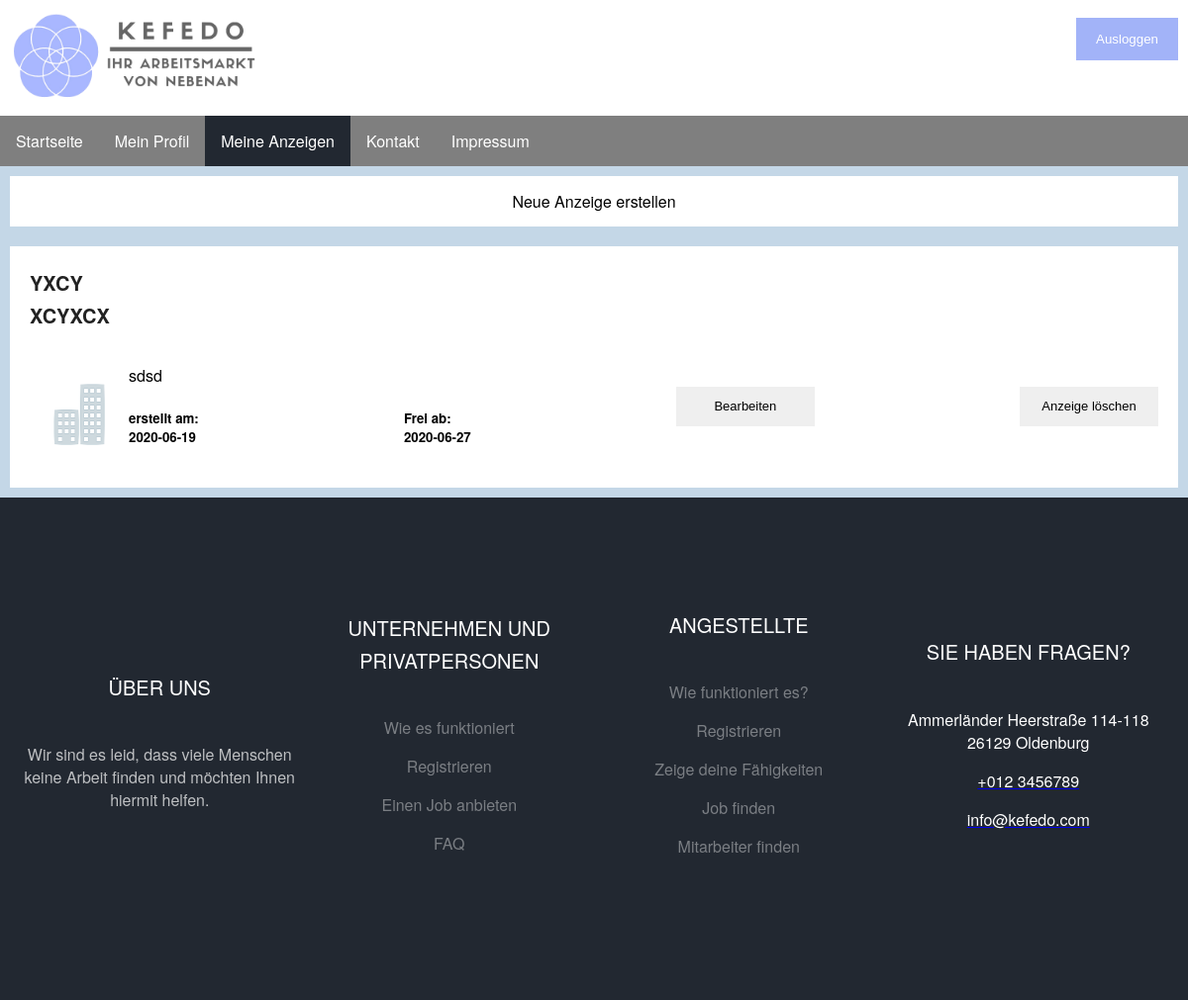
Before: /website_root/messages.php (signed in) with the older database file.
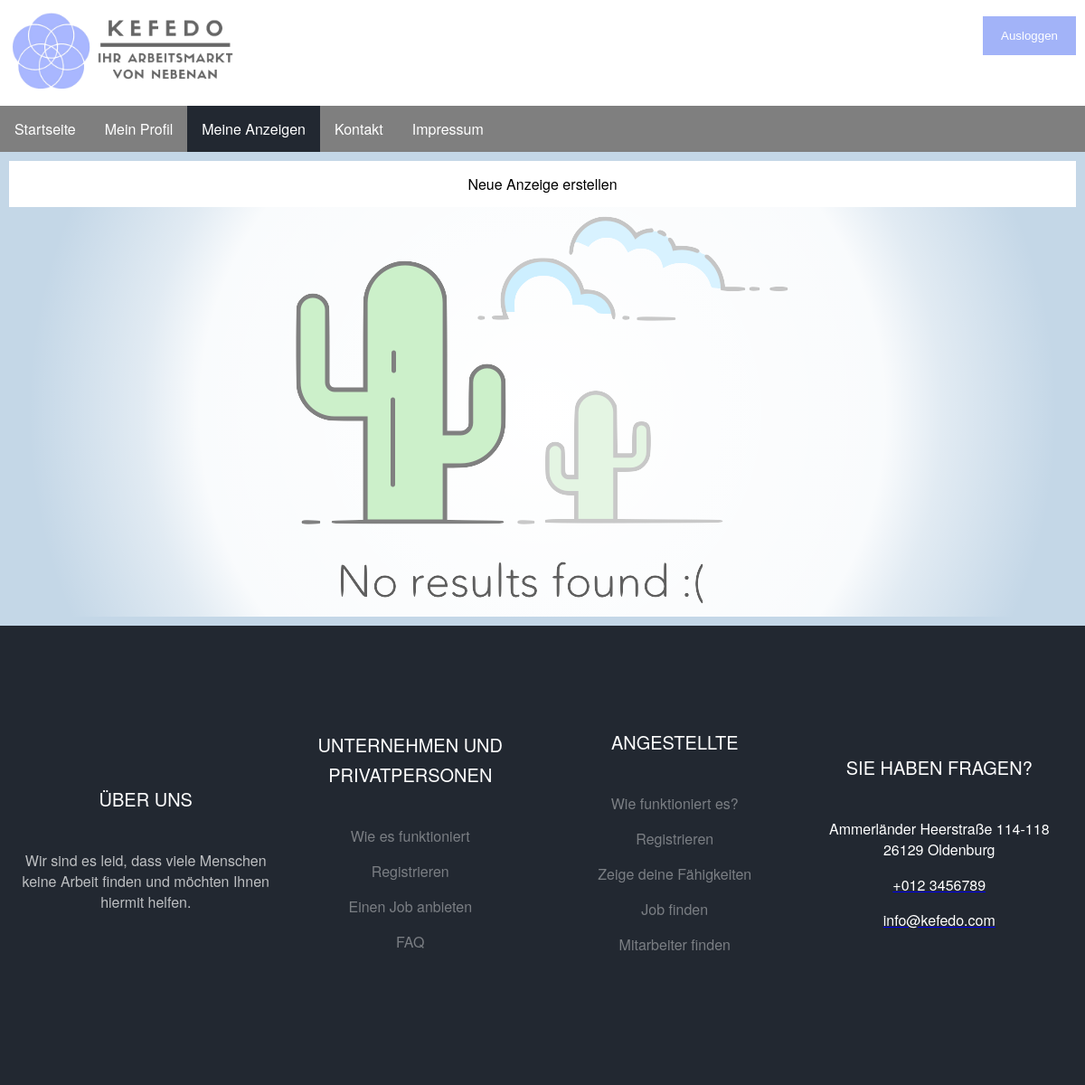
After: the same page with the newer database file.
### tables this page shows
CREATE TABLE "offers"
(
	id INTEGER not null
		primary key autoincrement,
	title VARCHAR(50) not null,
	subtitle VARCHAR(50) not null,
	companyName VARCHAR(50) default NULL,
	description VARCHAR(2000) default NULL,
	address INTEGER not null
		references address,
	created DATE default CURRENT_TIMESTAMP not null,
	free DATE default NULL,
	offerType INTEGER(1) not null,
	duration INTEGER(1) default NULL,
	workModel INTEGER(1) default NULL,
	creator INTEGER not null
		references user
);

### website_root/php/offer/Offer.php (called while the page is built, shortened)
<?php
class Offer
{
    private $title;
    private $subTitle;
    private $description;
    private $created;
    private $free;
    public function getTitle()
    {
        return $this->title;
    }
    public function setTitle($title): void
    {
        $this->title = $title;
    }
    public function getSubTitle()
    {
        return $this->subTitle;
    }
    public function setSubTitle($subTitle): void
    {
        $this->subTitle = $subTitle;
    }
    public function getDescription()
    {
        return $this->description;
    }
    public function setDescription($description): void
    {
        $this->description = $description;
    }
    public function getCreated()
    {
        return $this->created;
    }
    public function setCreated($created): void
    {
        $this->created = $created;
    }
    public function getFree()
    {
        return $this->free;
    }
    public function setFree($free): void
    {
        $this->free = $free;
    }
}

### website_root/php/database/SqliteDatabase.php (called while the page is built, shortened)
<?php
class SqliteDatabase implements Database
{
    private $conn;
    public function connect(): ?bool
    {
        if (file_exists('../DB.sqlite3')) {
            $this->conn = new PDO('sqlite:../DB.sqlite3') or die("Cannot open the Database");
        } else {
            $this->conn = new PDO('sqlite:../DB.sqlite3') or die("Cannot open the Database");
            return $this->create();
        }
        return true;
    }
    public function execute($command, $values)
    {
        if ($this->conn !== null && is_array($values) && is_string($command)) {
            try {
                $stm = $this->conn->prepare($command);
                for ($i = 1, $iMax = count($values); $i <= $iMax; $i++) {
                    $stm->bindParam($i, $values[$i - 1]);
                }
                $stm->execute();
                return $stm->fetchAll();
            } catch (PDOException $e) {
                print $e;
                return false;
            }
        } else {
            return false;
        }
    }
}

### website_root/php/offer/OfferDAOImpl.php (called while the page is built, shortened)
<?php
class OfferDAOImpl implements OfferDAO
{
    private $database;
    public function __construct()
    {
        $databaseController = new DatabaseController();
        $this->database = $databaseController::getDatabase();
        try {
            $this->database->connect();
        } catch (Exception $e) {
            echo $e;
        }
    }
    public function getOwnOffers($user)
    {
        $command = "SELECT * FROM offers, address WHERE offers.address = address.id AND creator=?";
        $values = [$user->getId()];
        return OfferHelper::getOffersFromSQLResult($this->database->execute($command, $values));
    }
}

### website_root/php/database/DatabaseController.php (called while the page is built, shortened)
<?php
class DatabaseController
{
    private static $database;
    public function __construct()
    {
        self::$database = new SqliteDatabase();
    }
    public static function getDatabase(): SqliteDatabase
    {
        return self::$database;
    }
}

### website_root/php/user/UserDAOImpl.php (called while the page is built, shortened)
<?php
class UserDAOImpl implements UserDAO
{
    private $database;
    public function __construct()
    {
        $databaseController = new DatabaseController();
        $this->database = $databaseController::getDatabase();
        try {
            $this->database->connect();
        } catch (Exception $e) {
            print $e->getMessage();
        }
    }
    public function findUserByMail($email)
    {
        $command = "select * from user where email=?";
        return UserHelper::getUsersFromSQLResult($this->database->execute($command, [$email]));
    }
}

### website_root/messages.php (the view, shortened to what this page needs)
<?php
include "header.php";
include_once 'php/classes.php';
$email = $_COOKIE['email'] ?? null;
$eingelogt = $_COOKIE['loggedin'];
if ($eingelogt != "true") {
    ?>
    <script language="javascript" type="text/javascript"> document.location = "index.php"; </script><?php
} else {
    if ($email !== null) {
        $user = new UserDAOImpl();
        $user = $user->findUserByMail($email);
        if ($user !== null) {
            $OfferDAOImpl = new OfferDAOImpl();
            $result = $OfferDAOImpl->getOwnOffers($user);
        } else {
            $result = null;
        }
    }
}
?>
<div class="header">
    <nav>
        <ul class="navi">
            <li class="navibutton"><a href="index.php" class="naviobjekt"> Startseite</a></li>
            <li class="navibutton">
                <a href="profil.php" class="naviobjekt"> Mein Profil</a>
            </li>
            <li class="navibutton">
                <div class="active"><a href="messages.php" class="naviobjekt"> Meine Anzeigen </a></div>
            </li>
            <li class="navibutton"><a href="contact.php" class="naviobjekt">Kontakt </a></li>
            <li class="navibutton"><a href="impressum.php" class="naviobjekt">Impressum </a></li>
        </ul>
    </nav>
</div>
<div class="grid-farbe">
    <div class="button_field">
        <a href="new_offer.php" class="button_new_offer">Neue Anzeige erstellen</a>
    </div>
    <div class="row">
            <?php
            displayResults($result);
            function displayResults($result)
            {
                if ($result !== null) {
                    $count = 0;
                    foreach ($result as $offer) {
                        $offer_id = $offer->getId();
                        $count++;
                        $html = "<div class=\"card\">
                                    <div class=\"anzeigen-inhalt\">
                                        <h2>" . $offer->getTitle() . "<br>" . $offer->getSubTitle() . "</h2>
                                        <img class=\"fakeimg\" src=\"images/company_placeholder.png\" alt=\"Firmenlogo\">
                                        <div class=\"beschreibung\">
                                            " . $offer->getDescription() . "
                                        </div>
                                    </div>
                                    <form method=\"POST\"  class=\"profile-form\" id=\"profile-form\">
                                    <div class=\"infos\">
                                        <div class=\"erstellt\"><h5>erstellt am:<br>" . $offer->getCreated() . "</div>
                                        <div class=\"frei\"><h5> Frei ab:<br>" . $offer->getFree() . "</h5></div>
                                        <input type='hidden' name='id_offer' value='$offer_id'></form>
                                     <form method='post' action='new_offer.php'><input type=\"submit\" value=\"Bearbeiten\" class=\"submit\" name=\"bearbeiten_offer\"
                                   id=\"submit\"/>
                                        <input type='hidden' name='id_offer' value='$offer_id'></form>
                                    <input type=\"submit\" value=\"Anzeige löschen\" class=\"submit\" name=\"anzeigeloeschen\"
                                   id=\"submit\"/>
                                    </div>
                                 </form>
                                </div>";
                        echo $html . "\n";
                    }
                    if ($count === 0) {
                        echo "<div style=\"background: radial-gradient(circle at center, white 0,rgba(255,255,255,0.9) 60%, rgba(255,255,255,0.5) 70%,transparent 90%); text-align: center; border-radius: 20px\">
                        <img style=\"display: inline-block; max-width: 60%\" src=\"images/no_result.png\" alt=\"Keine eigenen Anzeigen<br>Erstelle welche mit einem Klick auf &quot;Anzeige Erstellen&quot;\">
                    </div>";
                    }
                }
            }
            ?>
    </div>
</div>
</div>

### website_root/header.php (shortened to what this page needs)
<!DOCTYPE html>
<html lang="de">
<head>
    <link rel="stylesheet" type="text/css" href="styles/global.css">
    <?php if (preg_match("/messages\.php/i", $_SERVER['REQUEST_URI'])) { ?>
        <link rel="stylesheet" type="text/css" href="styles/messages.css">
    <?php } ?>
</head>
<body>
<div class="grid-container">
    <div class="headerrahmen">
        <div class="logo">
            <a href="index.php"><img alt="Logo" class="kefedologo" src="images/logo.png"></a>
        </div>
        <?php if (isset($_COOKIE["loggedin"]) and $_COOKIE["loggedin"] === "true") {
            ?>
            <div class="loginbutton">
                <form action="login.php" method="post">
                    <button type="submit" name="logoutSubmit" style="width:auto;">
                        Ausloggen
                    </button>
                </form>
            </div>
    <?php
    }
    ?>
</div>

### website_root/styles/global.css (style rules this page uses)
body { margin: 0; font-family: "Helvetica Neue", Helvetica, Arial, sans-serif; }
button { background-color: #A2B3F8; color: white; padding: 14px 20px; margin: 8px 0; border: none; cursor: pointer; width: 100%; }
h2 { line-height: 1.66; padding: 0; font-weight: 700; color: #222; font-size: 20px; text-transform: uppercase; margin: 0 0 32px; }
.footer { display: block; position: relative; font-size: 16px; padding: 7em 0; background: #222831; color: rgba(255, 255, 255, 0.7); grid-area: footer; align-content: center; }
.footer-row { display: flex; flex-wrap: wrap; align-content: center; }
.grid-farbe { padding: 10px; background-color: #c4d7e7; }
.text { color: #fff; text-decoration: none; }
.footer-col { float: left; flex-grow: 1; text-align: center; align-content: center; flex-wrap: wrap; width: 200px; }
.list-unstyled { padding-left: 0; list-style: none; }
.footer-li { padding-bottom: 1rem !important; }
.container { width: 100%; padding-right: 15px; padding-left: 15px; margin: auto; }
.footer-h2 { font-family: inherit; color: #fff; margin-bottom: 40px; font-size: 20px; font-weight: 400; }
.footer-link { color: rgba(255, 255, 255, 0.4); text-decoration: none; }
.headerrahmen { display: flex; flex-wrap: wrap; justify-content: space-between; padding: 10px; max-width: 100%; overflow: hidden; }
.loginbutton { float: right; margin-right: 0; align-items: end; }
.logo { flex-grow: 100; }
.kefedologo { max-width: 250px; min-width: 200px; }
.navi { list-style-type: none; margin: 0; padding: 0; overflow: hidden; background-color: #7f7f7f; }
.navibutton { float: left; }
.naviobjekt { display: block; color: white; text-decoration: none; text-align: center; padding: 14px 16px; }
.navibutton :last-child { border-right: none; }
.active { background-color: #222831; }
input { display: block; max-width: 100%; border: 1px solid #ebebeb; padding: 12px 20px; box-sizing: border-box; font-weight: 500; font-size: 13px; }
.submit { width: 140px; height: 40px; display: flex; font-weight: 400; font-size: 13px; padding: 10px; border: none; cursor: pointer; }

### website_root/styles/messages.css (style rules this page uses)
.button_new_offer { display: block; color: black; text-decoration: none; text-align: center; padding: 14px 16px; }
.button_field { background-color: white; }
.row:after { content: ""; display: table; clear: both; }
.fakeimg { padding: 10px; min-width: 100px; max-width: 100px; float: left; }
.infos { display: flex; justify-content: space-between; }
.card { background-color: white; padding: 20px; margin-top: 20px; }

Changed rows visible on the page:
removed offers: title "YXCY", subtitle "XCYXCX", description "sdsd", created "2020-06-19", free "2020-06-27"
